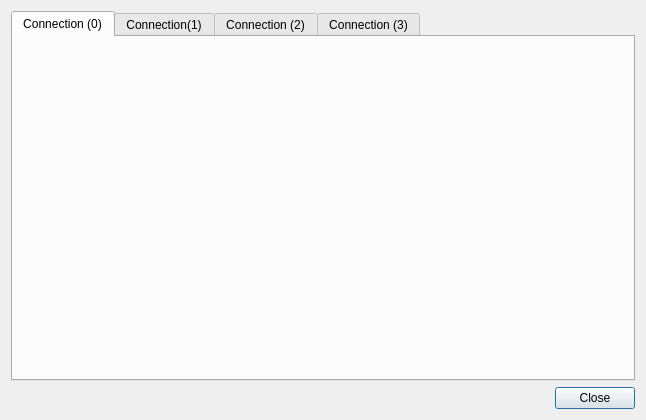
<?xml version="1.0" encoding="UTF-8"?>
<ui version="4.0">
 <class>StartStopCCPCalDialog</class>
 <widget class="QDialog" name="StartStopCCPCalDialog">
  <property name="geometry">
   <rect>
    <x>0</x>
    <y>0</y>
    <width>646</width>
    <height>420</height>
   </rect>
  </property>
  <property name="windowTitle">
   <string>Start/Stop CCP Calibration</string>
  </property>
  <property name="windowIcon">
   <iconset resource="../Icons.qrc">
    <normaloff>:/Icons/car.png</normaloff>:/Icons/car.png</iconset>
  </property>
  <layout class="QVBoxLayout" name="verticalLayout">
   <item>
    <widget class="QTabWidget" name="tabWidget">
     <property name="currentIndex">
      <number>0</number>
     </property>
     <widget class="StartStopCCPCalWidget" name="tab">
      <attribute name="title">
       <string>Connection (0)</string>
      </attribute>
     </widget>
     <widget class="StartStopCCPCalWidget" name="tab_3">
      <attribute name="title">
       <string>Connection(1)</string>
      </attribute>
     </widget>
     <widget class="StartStopCCPCalWidget" name="tab_4">
      <attribute name="title">
       <string>Connection (2)</string>
      </attribute>
     </widget>
     <widget class="StartStopCCPCalWidget" name="tab_2">
      <attribute name="title">
       <string>Connection (3)</string>
      </attribute>
     </widget>
    </widget>
   </item>
   <item>
    <layout class="QHBoxLayout" name="horizontalLayout">
     <item>
      <spacer name="horizontalSpacer">
       <property name="orientation">
        <enum>Qt::Horizontal</enum>
       </property>
       <property name="sizeHint" stdset="0">
        <size>
         <width>40</width>
         <height>20</height>
        </size>
       </property>
      </spacer>
     </item>
     <item>
      <widget class="QPushButton" name="pushButtonClose">
       <property name="text">
        <string>Close</string>
       </property>
      </widget>
     </item>
    </layout>
   </item>
  </layout>
 </widget>
 <customwidgets>
  <customwidget>
   <class>StartStopCCPCalWidget</class>
   <extends>QWidget</extends>
   <header>StartStopCcpCalWidget.h</header>
   <container>1</container>
  </customwidget>
 </customwidgets>
 <resources>
  <include location="../Icons.qrc"/>
 </resources>
 <connections>
  <connection>
   <sender>pushButtonClose</sender>
   <signal>clicked()</signal>
   <receiver>StartStopCCPCalDialog</receiver>
   <slot>reject()</slot>
   <hints>
    <hint type="sourcelabel">
     <x>598</x>
     <y>398</y>
    </hint>
    <hint type="destinationlabel">
     <x>322</x>
     <y>209</y>
    </hint>
   </hints>
  </connection>
 </connections>
</ui>
